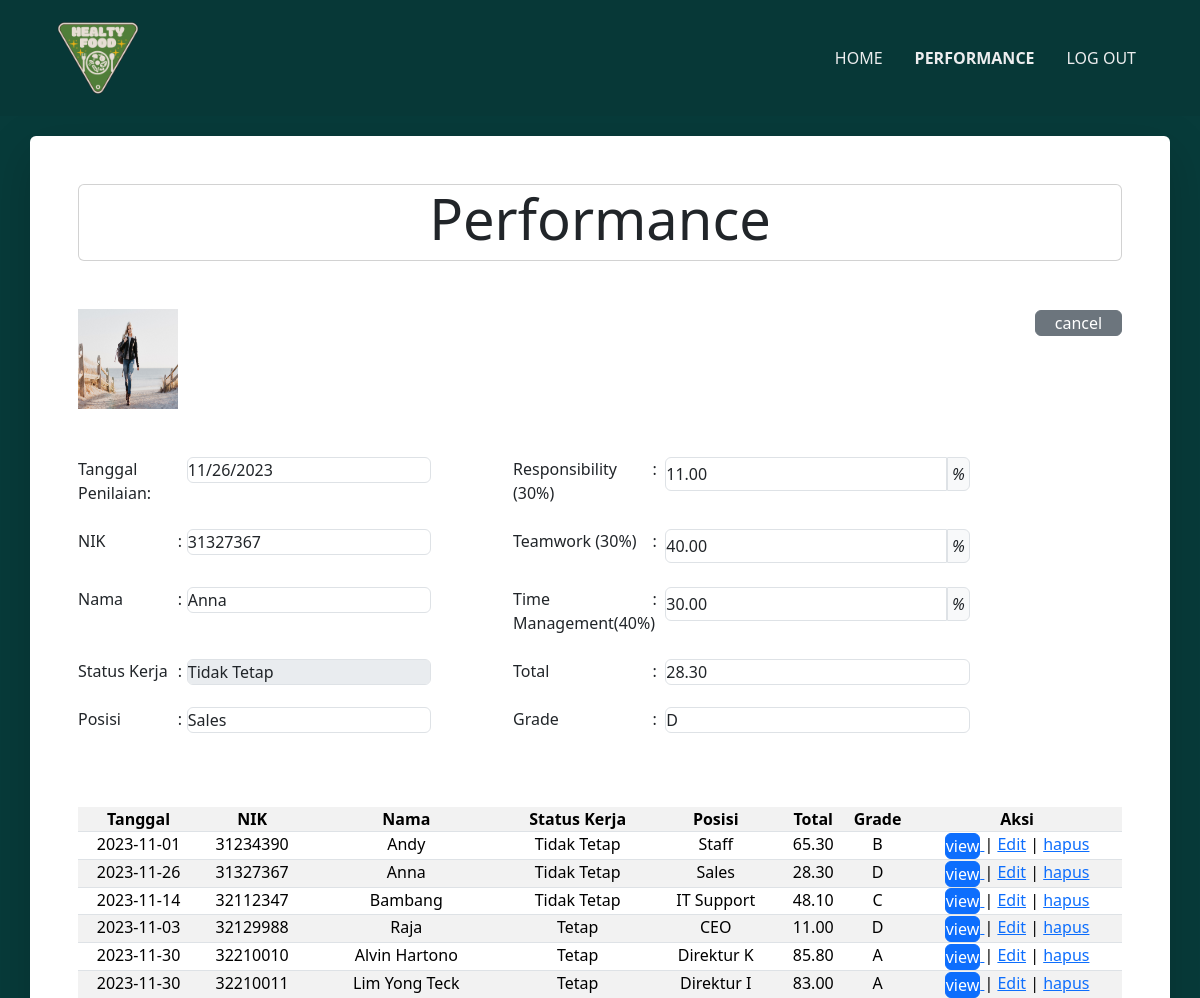
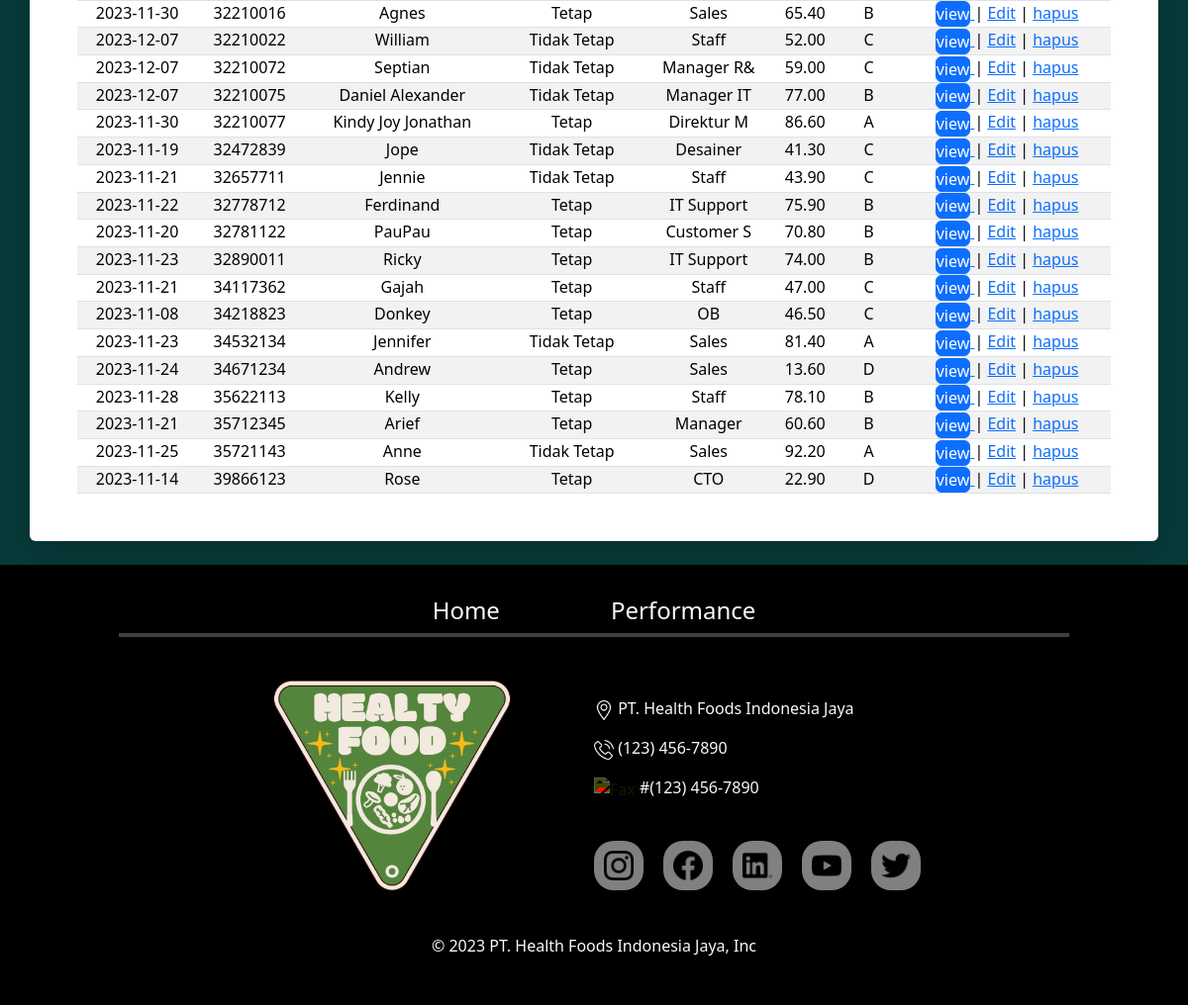
The page /performance.php?aksi=view&kd=31327367 on the database its author committed (2 pictures, top to bottom).
### tables this page shows
CREATE TABLE `performance` (
  `nik` int(8) NOT NULL,
  `foto` varchar(200) NOT NULL,
  `nama` varchar(200) NOT NULL,
  `status_kerja` enum('Tetap','Tidak Tetap') NOT NULL,
  `position` varchar(10) NOT NULL,
  `tgl_penilaian` date NOT NULL,
  `responsibility` decimal(10,2) NOT NULL,
  `teamwork` decimal(10,2) NOT NULL,
  `management_time` decimal(10,2) NOT NULL,
  `total` decimal(10,2) NOT NULL,
  `grade` varchar(3) NOT NULL
);

### performance.php (the view, shortened to what the rows shown need)
<?php
include_once("connection.php");
?>
<!DOCTYPE html>
<html lang="en">
<head>
  <link rel="stylesheet" href="style.css">
  <link href="https://cdn.jsdelivr.net/npm/bootstrap@5.3.2/dist/css/bootstrap.min.css" rel="stylesheet"
>
</head>
<body>
  <br><br><br><br><br>
  <?php
  if (isset($_GET['aksi'])) {
    switch ($_GET['aksi']) {
      case "view":
        ?>
        <div class="container bg-white mx-auto my-3 p-5 rounded shadow-lg">
          <?php
          view($con);
          showtable($con);
          ?>
        <?php
        break;
        ?>
        <?php
    }
  }
    ?>
    <?php
  function showtable($con)
  {
    ?>
    <section id="table">
      <div class="container mx-auto">
        <table class="table table-striped table-responsive text-center table-overflow">
          <tr>
            <th>Tanggal</th>
            <th>NIK</th>
            <th>Nama</th>
            <th>Status Kerja</th>
            <th>Posisi</th>
            <th>Total</th>
            <th>Grade</th>
            <th>Aksi</th>
          </tr>
          <?php
          $query = "SELECT * FROM performance";
          $result = mysqli_query($con, $query);
          if (mysqli_num_rows($result) > 0) {
            while ($data = mysqli_fetch_array($result)) {
              ?>
              <tr>
                <td>
                  <?= $data['tgl_penilaian']; ?>
                </td>
                <td>
                  <?= $data['nik']; ?>
                </td>
                <td>
                  <?= $data['nama']; ?>
                </td>
                <td>
                  <?= $data['status_kerja']; ?>
                </td>
                <td>
                  <?= $data['position']; ?>
                </td>
                <td>
                  <?= $data['total']; ?>
                </td>
                <td>
                  <?= $data['grade']; ?>
                </td>
                <td align="center">
                  <a href="performance.php?aksi=view&kd=<?= $data['nik']; ?>"><button type="button"
                      class="btn btn-primary">view</button>
                  </a> |
                  <a href="performance.php?aksi=edit&kd=<?= $data['nik']; ?>">Edit</a> |
                  <a href="performance.php?aksi=hapus&kd=<?= $data['nik']; ?>"
                    onclick="return confirm('Apakah yakin dihapus?')">hapus</a>
                </td>
              </tr>
              <?php
            }
          } else {
            ?>
            <tr>
              <td colspan="8" align="center"><i>Data Belum Ada</i></td>
            </tr>
            <?php
          }
          ?>
        </table>
      </div>
      </div>
      <?php
  }
  function view($con)
  {
    $id = $_GET['kd'];
    $sql = "SELECT * FROM performance WHERE nik='$id'";
    $result = mysqli_query($con, $sql);
    while ($data = mysqli_fetch_array($result)) {
      ?>
        <section id="view">
          <div class="container mx-auto">
            <div class="row pb-1">
              <div class="container card-header mx-auto">
                <div class="row">
                  <div class="col">
                    <div class="card">
                      <div class="display-4 text-center mb-2"><b>Performance</b></div>
                    </div>
                  </div>
                </div>
                <form method="POST" enctype="multipart/form-data" id="performanceForm">
                  <div class="row pb-5">
                    <div class="col-5">
                      <div class="row">
                        <div class="col-8">
                          <?= "<img src='image/" . $data['foto'] . "' width='100' height='100' title='" . $data['nama'] . "'/>"; ?>
                        </div>
                      </div>
                    </div>
                    <div class="col-6"></div>
                    <div class="col-1">
                      <div class="row">
                        <div class="col">
                          <button type="button" class="btn btn-secondary w-100"> <a href="performance.php"
                              style="text-decoration: none; color: inherit; font-weight: inherit;">cancel</a></button>
                        </div>
                      </div>
                    </div>
                  </div>
              </div>
              <div class="row">
                <div class="col-5">
                  <div class="row">
                    <div class="col-3">
                      <label for="tanggalPenilaian" class="form-label text-capitalize">Tanggal Penilaian:</label>
                    </div>
                    <div class="col-9">
                      <input type="date" name="tgl_penilaian" class="form-control w-75" max="100"
                        value="<?= $data['tgl_penilaian']; ?>" readonly />
                    </div>
                  </div>
                </div>
                <div class="col">
                  <div class="row">
                    <div class="col-3">
                      <div class="row">
                        <div class="col-11">
                          <div class="mb-4 input-group">
                            <label for="responsibility" class="form-label">Responsibility (30%)</label>
                          </div>
                        </div>
                        <div class="col">
                          :
                        </div>
                      </div>
                    </div>
                    <div class="col-9 w-50">
                      <div class="mb-4 input-group">
                        <input class="form-control w-25" type="number" name="responsibility" step="1" min="1" max="100"
                          onFocus="start_count();" onBlur="stop_count();" value="<?= $data['responsibility']; ?>" readonly>
                        <span class="input-group-text">
                          <i class="bi bi-person-fill p-1">%</i>
                        </span>
                      </div>
                    </div>
                  </div>
                </div>
              </div>
              <div class="row">
                <div class="col-5">
                  <div class="row">
                    <div class="col-3">
                      <div class="row">
                        <div class="col-11">
                          <label for="nik" class="form-label">NIK</label>
                        </div>
                        <div class="col">
                          :
                        </div>
                      </div>
                    </div>
                    <div class="col-9">
                      <input class="form-control w-75" type="number" name="nik" value="<?= $id ?>" readonly />
                    </div>
                  </div>
                </div>
                <div class="col">
                  <div class="row">
                    <div class="col-3">
                      <div class="row">
                        <div class="col-11">
                          <div class="mb-4 input-group">
                            <label for="teamwork" class="form-label">Teamwork (30%)</label>
                          </div>
                        </div>
                        <div class="col">
                          :
                        </div>
                      </div>
                    </div>
                    <div class="col-9 w-50">
                      <div class="mb-4 input-group">
                        <input class="form-control w-25" type="number" name="teamwork" step="1" min="1" max="100"
                          onFocus="start_count();" onBlur="stop_count();" value="<?= $data['teamwork']; ?>" readonly>
                        <span class="input-group-text">
                          <i class="bi bi-person-fill p-1">%</i>
                        </span>
                      </div>
                    </div>
                  </div>
                </div>
              </div>
              <div class="row">
                <div class="col-5">
                  <div class="row">
                    <div class="col-3">
                      <div class="row">
                        <div class="col-11">
                          <label for="nama" class="form-label">Nama</label>
                        </div>
                        <div class="col">
                          :
                        </div>
                      </div>
                    </div>
                    <div class="col-9">
                      <input class="form-control w-75" type="text" name="nama" placeholder="Nama"
                        value="<?= $data['nama']; ?>" readonly />
                    </div>
                  </div>
                </div>
                <div class="col">
                  <div class="row">
                    <div class="col-3">
                      <div class="row">
                        <div class="col-11">
                          <div class="mb-4 input-group">
                            <label for="timeManagement" class="form-label">Time Management(40%)</label>
                          </div>
                        </div>
                        <div class="col">
                          :
                        </div>
                      </div>
                    </div>
                    <div class="col-9 w-50">
                      <div class="mb-4 input-group">
                        <input class="form-control w-25" type="number" name="timemanagement" step="1" min="1" max="100"
                          onFocus="start_count();" onBlur="stop_count();" value="<?= $data['management_time']; ?>" readonly>
                        <span class="input-group-text">
                          <i class="bi bi-person-fill p-1">%</i>
                        </span>
                      </div>
                    </div>
                  </div>
                </div>
              </div>
              <div class="row">
                <div class="col-5">
                  <div class="row">
                    <div class="col-3">
                      <div class="row">
                        <div class="col-11">
                          <label for="statusKerja" class="form-label">Status Kerja</label>
                        </div>
                        <div class="col">
                          :
                        </div>
                      </div>
                    </div>
                    <div class="col-9">
                      <select class="form-control w-75" name="status_kerja" readonly disabled>
                        <option value="tidak tetap" <?php if ($data['status_kerja'] == 'Tidak Tetap')
                          echo 'selected'; ?>>
                          Tidak Tetap</option>
                      </select>
                    </div>
                  </div>
                </div>
                <div class="col">
                  <div class="row">
                    <div class="col-3">
                      <div class="row">
                        <div class="col-11">
                          <div class="mb-4 input-group">
                            <label for="total" class="form-label">Total</label>
                          </div>
                        </div>
                        <div class="col">
                          :
                        </div>
                      </div>
                    </div>
                    <div class="col-9 w-50">
                      <input class="form-control w-100" type="number" name="total" value="<?= $data['total']; ?>" readonly>
                    </div>
                  </div>
                </div>
              </div>
              <div class="row">
                <div class="col-5">
                  <div class="row">
                    <div class="col-3">
                      <div class="row">
                        <div class="col-11">
                          <label for="posisi" class="form-label">Posisi</label>
                        </div>
                        <div class="col">
                          :
                        </div>
                      </div>
                    </div>
                    <div class="col-9">
                      <input class="form-control w-75" type="text" name="position" placeholder="Posisi"
                        value="<?= $data['position']; ?>" readonly />
                    </div>
                  </div>
                </div>
                <div class="col">
                  <div class="row mb-5">
                    <div class="col-3">
                      <div class="row">
                        <div class="col-11">
                          <div class="mb-4 input-group">
                            <label for="grade" class="form-label">Grade</label>
                          </div>
                        </div>
                        <div class="col">
                          :
                        </div>
                      </div>
                    </div>
                    <div class="col-9 w-50">
                      <input class="form-control w-100" type="text" name="grade" value="<?= $data['grade']; ?>" readonly>
                    </div>
                  </div>
                </div>
              </div>
        </section>
        <?php
    }
  }
      ?>
</body>
</html>

### rows shown on the page
performance: foto+nama (picture), tgl_penilaian "11/26/2023", responsibility "11.00", teamwork "40.00", nama "Anna", timemanagement "30.00", status_kerja "Tidak Tetap", total "28.30", position "Sales", grade "D", tgl_penilaian "2023-11-26", nik "31327367"
performance: tgl_penilaian "2023-11-01", nik "31234390", nama "Andy", status_kerja "Tidak Tetap", position "Staff", total "65.30", grade "B"
performance: tgl_penilaian "2023-11-14", nik "32112347", nama "Bambang", status_kerja "Tidak Tetap", position "IT Support", total "48.10", grade "C"
performance: tgl_penilaian "2023-11-03", nik "32129988", nama "Raja", status_kerja "Tetap", position "CEO", total "11.00", grade "D"
performance: tgl_penilaian "2023-11-30", nik "32210010", nama "Alvin Hartono", status_kerja "Tetap", position "Direktur K", total "85.80", grade "A"
performance: tgl_penilaian "2023-11-30", nik "32210011", nama "Lim Yong Teck", status_kerja "Tetap", position "Direktur I", total "83.00", grade "A"
performance: tgl_penilaian "2023-11-30", nik "32210016", nama "Agnes", status_kerja "Tetap", position "Sales", total "65.40", grade "B"
performance: tgl_penilaian "2023-12-07", nik "32210022", nama "William", status_kerja "Tidak Tetap", position "Staff", total "52.00", grade "C"
performance: tgl_penilaian "2023-12-07", nik "32210072", nama "Septian", status_kerja "Tidak Tetap", position "Manager R&", total "59.00", grade "C"
performance: tgl_penilaian "2023-12-07", nik "32210075", nama "Daniel Alexander", status_kerja "Tidak Tetap", position "Manager IT", total "77.00", grade "B"
performance: tgl_penilaian "2023-11-30", nik "32210077", nama "Kindy Joy Jonathan", status_kerja "Tetap", position "Direktur M", total "86.60", grade "A"
performance: tgl_penilaian "2023-11-19", nik "32472839", nama "Jope", status_kerja "Tidak Tetap", position "Desainer", total "41.30", grade "C"
performance: tgl_penilaian "2023-11-21", nik "32657711", nama "Jennie", status_kerja "Tidak Tetap", position "Staff", total "43.90", grade "C"
performance: tgl_penilaian "2023-11-22", nik "32778712", nama "Ferdinand", status_kerja "Tetap", position "IT Support", total "75.90", grade "B"
performance: tgl_penilaian "2023-11-20", nik "32781122", nama "PauPau", status_kerja "Tetap", position "Customer S", total "70.80", grade "B"
performance: tgl_penilaian "2023-11-23", nik "32890011", nama "Ricky", status_kerja "Tetap", position "IT Support", total "74.00", grade "B"
performance: tgl_penilaian "2023-11-21", nik "34117362", nama "Gajah", status_kerja "Tetap", position "Staff", total "47.00", grade "C"
performance: tgl_penilaian "2023-11-08", nik "34218823", nama "Donkey", status_kerja "Tetap", position "OB", total "46.50", grade "C"
performance: tgl_penilaian "2023-11-23", nik "34532134", nama "Jennifer", status_kerja "Tidak Tetap", position "Sales", total "81.40", grade "A"
performance: tgl_penilaian "2023-11-24", nik "34671234", nama "Andrew", status_kerja "Tetap", position "Sales", total "13.60", grade "D"
performance: tgl_penilaian "2023-11-28", nik "35622113", nama "Kelly", status_kerja "Tetap", position "Staff", total "78.10", grade "B"
performance: tgl_penilaian "2023-11-21", nik "35712345", nama "Arief", status_kerja "Tetap", position "Manager", total "60.60", grade "B"
performance: tgl_penilaian "2023-11-25", nik "35721143", nama "Anne", status_kerja "Tidak Tetap", position "Sales", total "92.20", grade "A"
performance: tgl_penilaian "2023-11-14", nik "39866123", nama "Rose", status_kerja "Tetap", position "CTO", total "22.90", grade "D"
